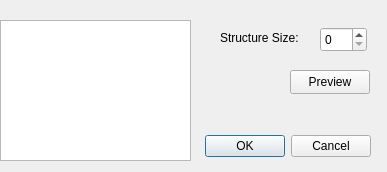
<?xml version="1.0" encoding="UTF-8"?>
<ui version="4.0">
 <class>RDialog_morphology</class>
 <widget class="QDialog" name="RDialog_morphology">
  <property name="geometry">
   <rect>
    <x>0</x>
    <y>0</y>
    <width>387</width>
    <height>172</height>
   </rect>
  </property>
  <property name="windowTitle">
   <string>Dialog</string>
  </property>
  <widget class="QDialogButtonBox" name="buttonBox">
   <property name="geometry">
    <rect>
     <x>200</x>
     <y>130</y>
     <width>171</width>
     <height>32</height>
    </rect>
   </property>
   <property name="orientation">
    <enum>Qt::Horizontal</enum>
   </property>
   <property name="standardButtons">
    <set>QDialogButtonBox::Cancel|QDialogButtonBox::Ok</set>
   </property>
  </widget>
  <widget class="QPushButton" name="pushButton">
   <property name="geometry">
    <rect>
     <x>290</x>
     <y>70</y>
     <width>80</width>
     <height>24</height>
    </rect>
   </property>
   <property name="text">
    <string>Preview</string>
   </property>
  </widget>
  <widget class="QListWidget" name="listWidget">
   <property name="geometry">
    <rect>
     <x>0</x>
     <y>20</y>
     <width>191</width>
     <height>141</height>
    </rect>
   </property>
  </widget>
  <widget class="QSpinBox" name="spinBox">
   <property name="geometry">
    <rect>
     <x>320</x>
     <y>27</y>
     <width>47</width>
     <height>25</height>
    </rect>
   </property>
  </widget>
  <widget class="QLabel" name="label">
   <property name="geometry">
    <rect>
     <x>220</x>
     <y>30</y>
     <width>101</width>
     <height>16</height>
    </rect>
   </property>
   <property name="text">
    <string>Structure Size:</string>
   </property>
  </widget>
 </widget>
 <resources/>
 <connections>
  <connection>
   <sender>buttonBox</sender>
   <signal>accepted()</signal>
   <receiver>RDialog_morphology</receiver>
   <slot>accept()</slot>
   <hints>
    <hint type="sourcelabel">
     <x>248</x>
     <y>254</y>
    </hint>
    <hint type="destinationlabel">
     <x>157</x>
     <y>274</y>
    </hint>
   </hints>
  </connection>
  <connection>
   <sender>buttonBox</sender>
   <signal>rejected()</signal>
   <receiver>RDialog_morphology</receiver>
   <slot>reject()</slot>
   <hints>
    <hint type="sourcelabel">
     <x>316</x>
     <y>260</y>
    </hint>
    <hint type="destinationlabel">
     <x>286</x>
     <y>274</y>
    </hint>
   </hints>
  </connection>
 </connections>
</ui>
